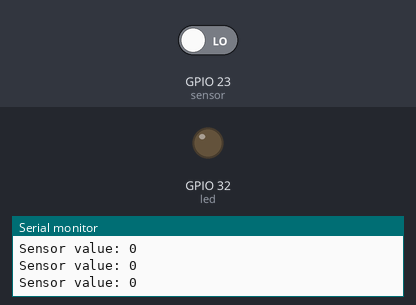
This sketch was run on a simulated ESP32. Shown: output pins drawn as LEDs (lit = HIGH), the last lines printed to the serial monitor. The inputs (shaded band) are chosen by the test bench; at power-on: GPIO 23 (sensor) LOW.

Above: at 1.2 s.
1.3 s: GPIO 23 (sensor) driven HIGH
At 2.6 s:
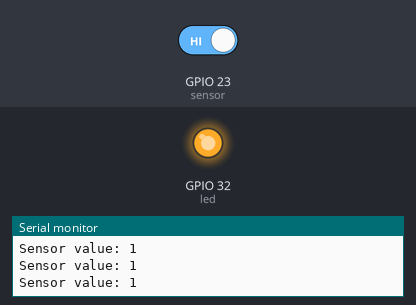
2.9 s: GPIO 23 (sensor) driven LOW
At 4.0 s:
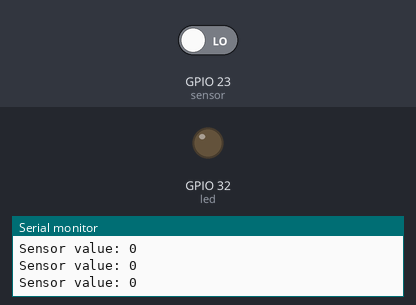
Timing chart, 0 to 5.9 s (numbered marks = the images above; inputs shaded):
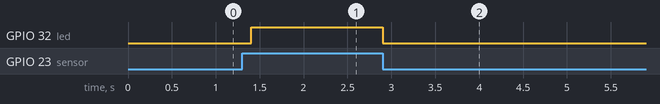

Measured:
- after the input at 1.3 s, GPIO 32 (led): LOW → HIGH after 0.10 s
- after the input at 2.9 s, GPIO 32 (led): HIGH → LOW at once

The sketch:

pir_sensor.ino
```cpp
int led = 32;                // the pin that the LED is attached to
int sensor = 23;             // the pin that the sensor is attached to
int state = HIGH;            // by default, no motion detected
int val = 0;                 // variable to store the sensor status (value)
int motionCounter = 0;       // variable to count the number of motions detected

void setup() {
  pinMode(led, OUTPUT);      // initialize LED as an output
  pinMode(sensor, INPUT);    // initialize sensor as an input
  Serial.begin(115200);      // initialize serial
}

void loop() {
  val = digitalRead(sensor);   // read sensor value
  Serial.print("Sensor value: ");
  Serial.println(val);         // print sensor value for debugging

  if (val == HIGH) {           // check if the sensor is HIGH
    digitalWrite(led, HIGH);   // turn LED ON
    delay(100);                // delay 100 milliseconds

    if (state == LOW) {
      motionCounter++;         // increment motion counter
      Serial.print("Motion detected! Count: ");
      Serial.println(motionCounter);
      state = HIGH;            // update variable state to HIGH
    }
  }
  else {
    digitalWrite(led, LOW);    // turn LED OFF
    delay(200);                // delay 200 milliseconds

    if (state == HIGH) {
      Serial.println("Motion stopped!");
      state = LOW;             // update variable state to LOW
    }
  }
}
```
